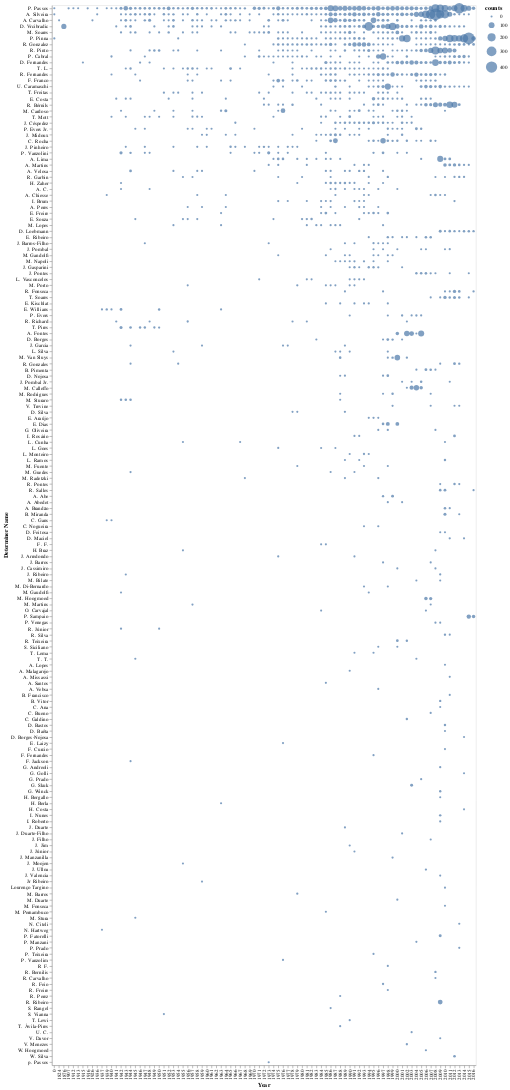

Here is the notebook cell this chart was saved with:
### Markdown cell above
<br>

### Creating chart: counts per researcher per year

### Code cell
g1 = alt.Chart(teste, width=800, height=2200).mark_circle().encode(
    x= alt.X('ano_coleta', type='ordinal', title='Year'),
    y= alt.Y('determinator_full_name', type='nominal', title='Determiner Name', 
            sort=alt.EncodingSortField('counts', op="count", order='descending')),
    size= alt.Size('counts', scale=alt.Scale(range=[15, 500])),  # range ajusta tamanho do circulo
    tooltip= alt.Tooltip(['determinator_full_name', 'ano_coleta', 'counts'])
)

g1.save('./graphs/counts_per_researcher.html')

g1

### Figure 1 — Vega-Lite specification as saved in the notebook (floating-point values rounded to 4 significant figures; data arrays with more than 128 entries replaced by an {"elided": "..."} marker saying what was removed)
{"config": {"view": {"continuousWidth": 400, "continuousHeight": 300}}, "data": {"name": "data-97175996bf1139d6b0c50bec3ffb8300"}, "mark": "circle", "encoding": {"size": {"type": "quantitative", "field": "counts", "scale": {"range": [15, 500]}}, "tooltip": [{"type": "nominal", "field": "determinator_full_name"}, {"type": "quantitative", "field": "ano_coleta"}, {"type": "quantitative", "field": "counts"}], "x": {"type": "ordinal", "field": "ano_coleta", "title": "Year"}, "y": {"type": "nominal", "field": "determinator_full_name", "sort": {"field": "counts", "op": "count", "order": "descending"}, "title": "Determiner Name"}}, "height": 2200, "width": 800, "$schema": "https://vega.github.io/schema/vega-lite/v4.8.1.json", "datasets": {"data-97175996bf1139d6b0c50bec3ffb8300": {"elided": "1251 records"}}}
